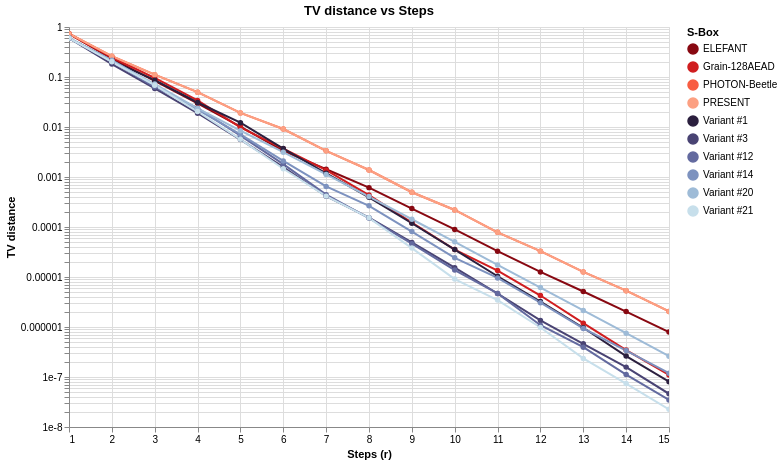

Here is the notebook cell this chart was saved with:
### Code cell
chart_tv = compare_tv_distance_altair(
    specs,
    r_values=list(range(1,16)),
    log_scale=True,
    detail=False
)
chart_tv

### Figure 1 — Vega-Lite specification as saved in the notebook (floating-point values rounded to 4 significant figures; data arrays with more than 128 entries replaced by an {"elided": "..."} marker saying what was removed)
{"config": {"view": {"continuousWidth": 300, "continuousHeight": 300}}, "data": {"name": "data-0135271e6c29db821f6b02b01384125a"}, "mark": {"type": "line", "point": true}, "encoding": {"color": {"field": "S-Box", "legend": {"title": "S-Box"}, "scale": {"domain": ["ELEFANT", "Grain-128AEAD", "PHOTON-Beetle", "PRESENT", "Variant #1", "Variant #3", "Variant #12", "Variant #14", "Variant #20", "Variant #21"], "range": ["#880811", "#d01d1f", "#f85d42", "#fca082", "#2b1f3e", "#494373", "#636a9f", "#7d92bf", "#9ebbd7", "#c7dfeb"]}, "type": "nominal"}, "tooltip": [{"field": "r", "type": "quantitative"}, {"field": "S-Box", "type": "nominal"}, {"field": "TV distance", "type": "quantitative"}], "x": {"field": "r", "title": "Steps (r)", "type": "quantitative"}, "y": {"field": "TV distance", "scale": {"type": "log"}, "title": "TV distance", "type": "quantitative"}}, "height": 400, "params": [{"name": "param_10", "select": {"type": "interval", "encodings": ["x", "y"]}, "bind": "scales"}], "title": "TV distance vs Steps", "width": 600, "$schema": "https://vega.github.io/schema/vega-lite/v5.20.1.json", "datasets": {"data-0135271e6c29db821f6b02b01384125a": {"elided": "150 records"}}}
